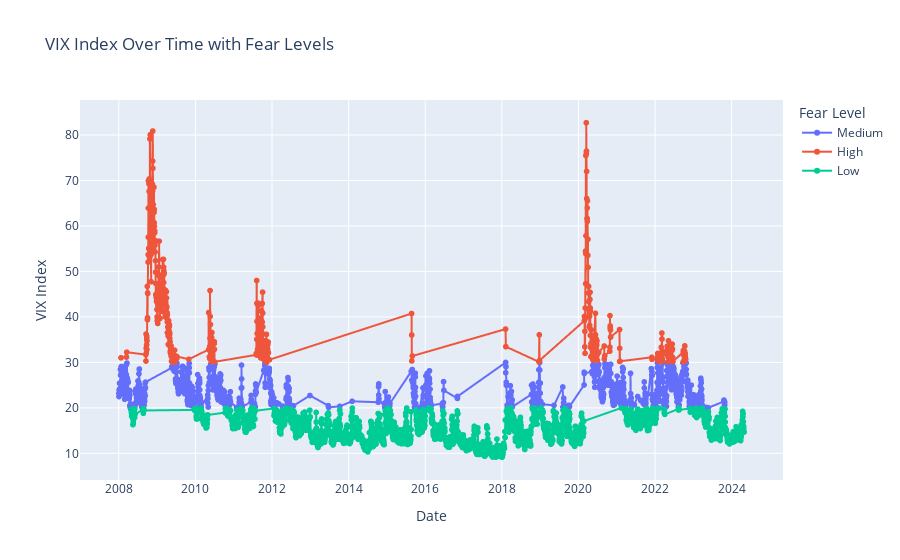

This figure's notebook cell:
### Code cell
import plotly.express as px
import pandas as pd

# Load the processed data (you should already have combined_cleaned)
# Uncomment if needed:
# combined_cleaned = pd.read_csv('multi_asset_market_data_cleaned.csv', index_col=0, parse_dates=True)

# Plot
fig_vix = px.line(
    combined_cleaned,
    x=combined_cleaned.index,
    y='VIX',
    color='Fear_Level',  # Color by fear level
    title='VIX Index Over Time with Fear Levels',
    labels={'VIX': 'VIX Index'}
)

fig_vix.update_traces(mode="lines+markers")  # Add markers on the lines
fig_vix.update_layout(
    xaxis_title="Date",
    yaxis_title="VIX Index",
    legend_title="Fear Level",
    hovermode="x unified"
)

fig_vix.show()

### Figure 1 — Plotly figure (JSON) as saved in the notebook; plotly's stock layout.template omitted (floating-point values rounded to 4 significant figures; data arrays with more than 128 entries replaced by an {"elided": "..."} marker saying what was removed)
{"data": [{"hovertemplate": "Fear_Level=Medium<br>Date=%{x}<br>VIX Index=%{y}<extra></extra>", "legendgroup": "Medium", "line": {"color": "#636efa", "dash": "solid"}, "marker": {"symbol": "circle"}, "mode": "lines+markers", "name": "Medium", "showlegend": true, "type": "scattergl", "x": {"elided": "1127 str values"}, "xaxis": "x", "y": {"elided": "1127 float values"}, "yaxis": "y"}, {"hovertemplate": "Fear_Level=High<br>Date=%{x}<br>VIX Index=%{y}<extra></extra>", "legendgroup": "High", "line": {"color": "#EF553B", "dash": "solid"}, "marker": {"symbol": "circle"}, "mode": "lines+markers", "name": "High", "showlegend": true, "type": "scattergl", "x": {"elided": "431 str values"}, "xaxis": "x", "y": {"elided": "431 float values"}, "yaxis": "y"}, {"hovertemplate": "Fear_Level=Low<br>Date=%{x}<br>VIX Index=%{y}<extra></extra>", "legendgroup": "Low", "line": {"color": "#00cc96", "dash": "solid"}, "marker": {"symbol": "circle"}, "mode": "lines+markers", "name": "Low", "showlegend": true, "type": "scattergl", "x": {"elided": "2548 str values"}, "xaxis": "x", "y": {"elided": "2548 float values"}, "yaxis": "y"}], "layout": {"hovermode": "x unified", "legend": {"title": {"text": "Fear Level"}, "tracegroupgap": 0}, "title": {"text": "VIX Index Over Time with Fear Levels"}, "xaxis": {"anchor": "y", "domain": [0, 1], "title": {"text": "Date"}}, "yaxis": {"anchor": "x", "domain": [0, 1], "title": {"text": "VIX Index"}}}}
